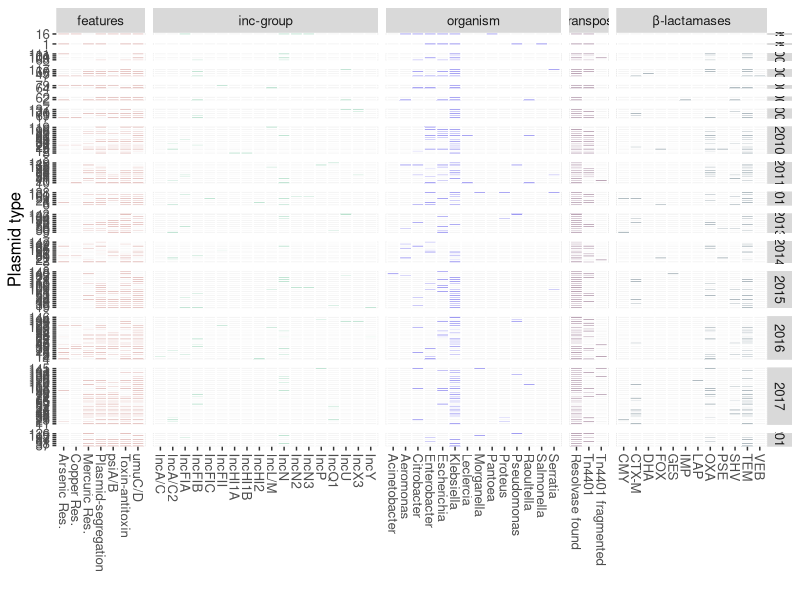

Recreate this plot in R.
#Help here: https://rpubs.com/crazyhottommy/heatmap_demystified
library(dplyr)
library(tidyr)
library(ggplot2)
library(RColorBrewer)
library(ggthemes)
#change according to install location
setwd("~/Work_projects/Rep3_K_metar/genefeatures")

## read table
mut.tidy <- read.table("gentable.csv", sep=";", header = TRUE)

## set heatmap value as factor (so each gets one colour)
g <- sapply(mut.tidy, is.integer)
mut.tidy[g] <- lapply(mut.tidy[g], as.factor)

# plotting
gg <- ggplot(mut.tidy, aes(y=sample, x=gene, fill=mutated)) + geom_tile(color="white", size=0.5)
#gg <- gg + coord_equal()
#gg <- gg + labs(x="genes", y="plasmid type", title="Genmap of KPC plasmids")
gg <- gg + labs(x="", y="Plasmid type")
gg <- gg + theme_hc()
gg <- gg + theme(axis.text.x=element_text(angle = 270, vjust=0.5, hjust = 0))
gg <- gg + theme(legend.position="none")
gg <- gg + scale_fill_manual(values=c("#eaeaea", "#5D737E", "#CC8B86", "#7FC6A4", "#4a42e5", "#815777"))
gg <- gg + facet_grid(year ~ label, scales = "free", space = "free")
gg

#help("ggplot2")
#old options
#remove ticks
#gg <- gg + theme(axis.ticks=element_blank())
#gg <- gg + theme_tufte(base_family="Helvetica")
#display.brewer.all() #get setname for next command
#gg <- gg + scale_fill_brewer(palette = "Greys", direction = -1)

#D6F8D6
#7FC6A4
#5D737E
#55505C
#FAF33E
